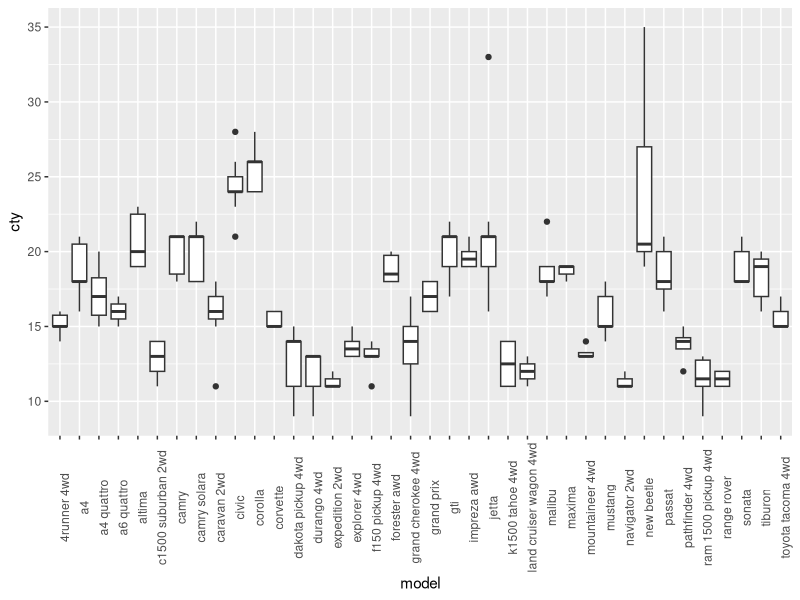

Reproduce this figure in R.
## ---- chunk 1
knitr::opts_chunk$set(echo = TRUE)
library(tidyverse)
## ---- chunk 2
ggplot(data=mpg, mapping = aes(x=model, y=cty))+
  geom_boxplot()+
  theme(axis.text.x= element_text(angle = 90))
